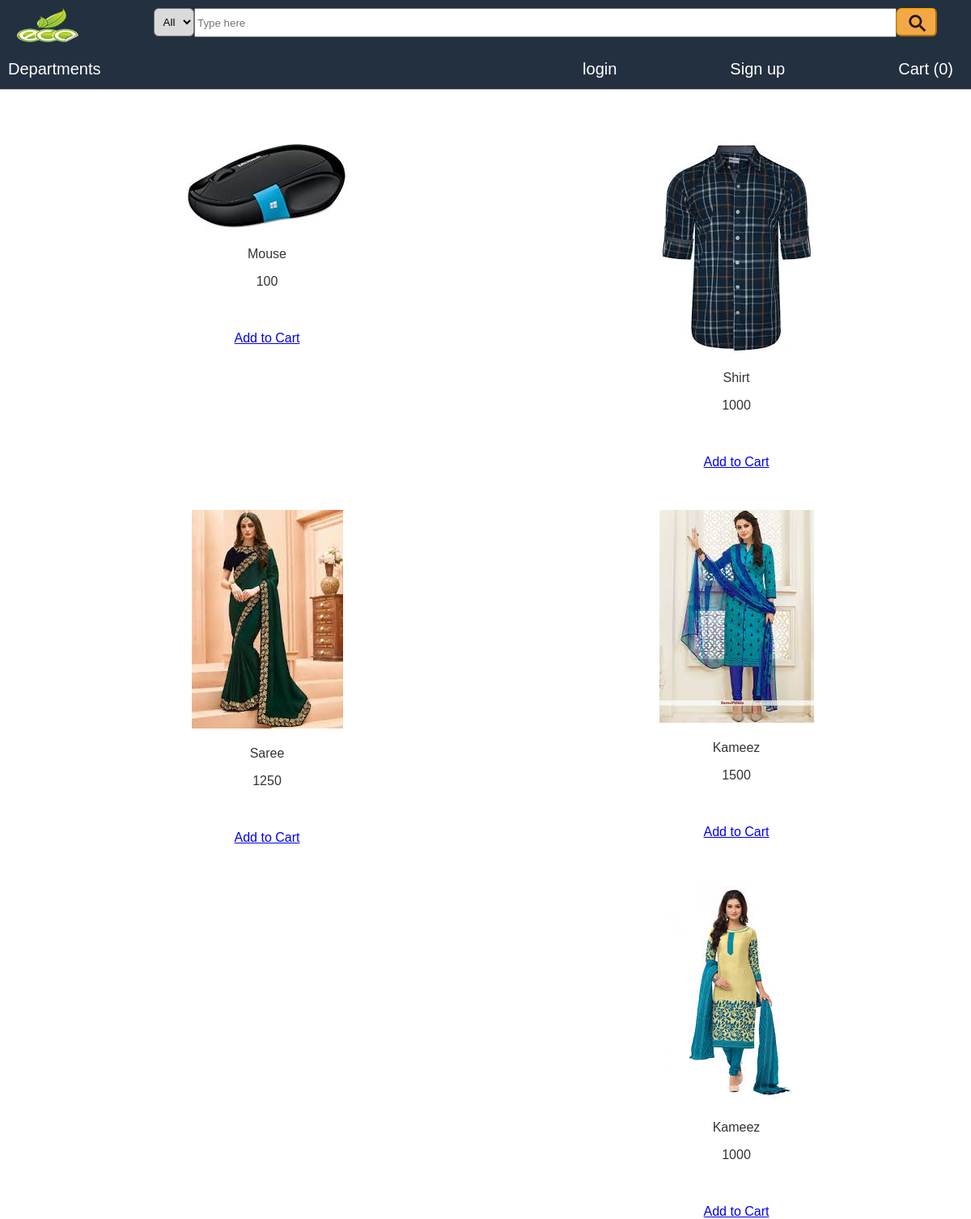
Screenshot of /search.php with the database file from the repository.
### tables this page shows
CREATE TABLE `product` (
  `id` int(11) NOT NULL,
  `name` varchar(1000) NOT NULL,
  `maincat_id` int(11) NOT NULL,
  `category_id` int(11) NOT NULL,
  `subcat_id` int(11) NOT NULL,
  `code` varchar(100) NOT NULL,
  `price` int(11) NOT NULL,
  `prod_image` varchar(800) NOT NULL
);

### search.php (the view)
<?php
    require_once('connection.php');
      require_once('header.php');
    if( isset( $_POST ) ) {
       $maincat_id = $_POST['category'];
      $query = $_POST['query'];
       $sub = '';
        if( $maincat_id == '' ) {
           $sub .= "";
        } else {
            $sub =  " AND m.id='$maincat_id'";
        }
       $sql1 = "SELECT p.id as id, p.prod_image as prod_image, p.name as name, p.price as price FROM product as p LEFT JOIN maincat as m ON m.id = p.maincat_id WHERE p.name LIKE '%$query' " . $sub;
         $result1 = $mysqli->query($sql1);
            $rowcount=mysqli_num_rows($result1);
        if( $rowcount > 0 ) {
?>
             <div class="subcat_res">
                <ul>
       <?php
      while ($res = mysqli_fetch_array($result1,MYSQLI_ASSOC)){ ?>
                 <li>
                <div class="prod">
                 <?php
                   echo "<a href='prod_del.php?prod_id=". $res['id'] . "'> " . "<img src='./admin/".$res['prod_image'] . "'/>" . "</a> " ;
                   echo "<br><br>";
			       echo "<a style='color:#333;'>".$res['name']."</a>";
                    echo "<p style='color:#333; '>".$res['price']."</p>";
                   echo "<br><br>";
                 ?>
                <div><a href="prod_del.php".php?prod_id=<?=  $res['id'] ?>> Add to Cart </a> </div>
                 </div></li>
           <?php
      }
                      }
            ?>
  </ul>
    </div>
<?php
    } else {
        echo "<h1> No search found </h1>";
    }
?>

### header.php (shortened to what this page needs)
<?php
 if (isset($_SESSION['addToCart'])) {
            $totalProduct = count($_SESSION['addToCart']);
        } else {
           $totalProduct = 0;
        }
?>
<!DOCTYPE HTML>
<html>
    <link href="style.css" rel="stylesheet" type="text/css">
    <link rel="stylesheet" type="text/css" href="slidecss/style.css">
    <body>
    <div id="container">
        <div id="header">
            <div id="logo"><a href="index.php"><img src="img/logo3.png"  alt=""></a></div>
            <div id="search-option">
                             <form action="search.php" method="POST">
                                  <div id="catagory">
                                       <select name="category" id="field">
                                           <option value="">All</option>
                                        </select>
                                    </div>
                                <input id="search" type="text" name="query" placeholder="Type here">
                                <input id="submit" type="submit" value="">
                              </form>
                           </div>
  <div id="navbar">
          <div class="dropdown">
              <span><a>Departments</a></span>
         </div>
                        <div class="right">
                                 <ul>
                                     <?php
                                        if( isset( $_SESSION['id'] ) ) {
                                            echo '<li> <a >'. $_SESSION['name'] .'</a> </li>';
                                            echo '<li><a href="logout.php"> Logout </a></li>';
                                        } else {
                                            echo '<li><a href="login.php">login</a></li>';
                                            echo '<li><a href="signup.php"> Sign up</a></li>';
                                        }
                                    ?>
                                        <li><a href="cart.php">Cart (<?= $totalProduct ?>)</a></li>
                                </ul>
                        </div>
            </div>
        </div>
        </div>

### style.css (style rules this page uses)
html { font-family: sans-serif ; color: #333; min-height: 1000px; }
body { background: #ffffff; margin: 0; width: auto; }
#container { background: #ebebeb; margin: 0px 0px; }
#header { border-bottom: 1px solid#c7c7c7; background: #233040; display:block; }
#logo { text-align:center; float: left; width: 100px; height: 40px; margin: 10px; background-repeat:no-repeat; }
#search-option { width: 150px; margin: 0; padding: 10px; display: flex; height: 30px; }
#search-option form { display: flex; margin-left: -60px; }
#search-option #field { width: 50px; height: 35px; border-radius: 6px; text-align: center; background: #dadada; }
#search-option #search { width:860px; height: 30px; }
#search-option #submit { background-image: url(img/fscr.png); background-repeat: no-repeat; width: 50px; height: 35px; border-radius: 6px; border-color: orange; }
#search-option #catagory { box-sizing: border-box; margin-left: 120px; }
#navbar { margin: 0; margin-left: 0; padding: 10px; height: 30px; clear: both; background-color:#233040; display: flex; align-items: center; justify-content: space-between; }
#navbar .right { float:right; position: relative; display: flex; margin-left: 2px; width: auto; height: auto; z-index: 100; }
#navbar .right ul { float:right; display: flex; padding-right: 2px; width:auto; }
#navbar .right ul li { position: relative; display: block; margin-right: 10px; margin-left: -20px; }
#navbar .dropdown span a { font-size: 20px; display: block; color: #ffffff; text-decoration:none; }
#navbar ul li a { font-size: 20px; float:right; padding:0 10 0 20px; display: block; margin-left: 150px; color: #ffffff; text-decoration:none; }
.subcat_res > ul > li { width:50%; display: inline; float: left; text-align: center; margin-top: 50px; }

### rows the page displays
product: prod_image (picture), name "Mouse", price "100"
product: prod_image (picture), name "Shirt", price "1000"
product: prod_image (picture), name "Saree", price "1250"
product: prod_image (picture), name "Kameez", price "1500"
product: prod_image (picture), name "Kameez", price "1000"

### other values shown
$totalProduct "0"
